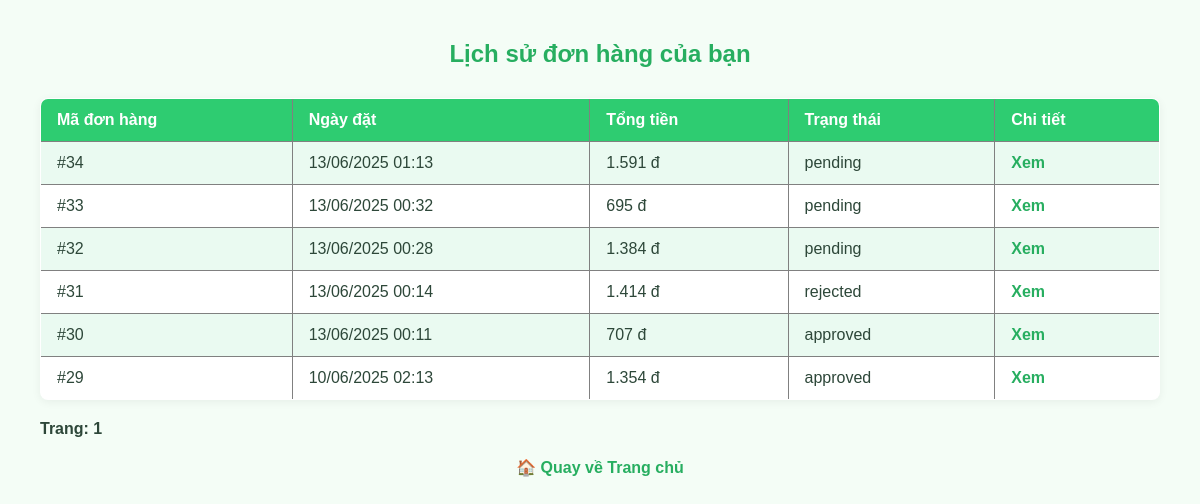
The app's page /cartpage/order_history.php (signed in) with its own data.
### tables this page shows
CREATE TABLE `orders` (
  `order_id` int(11) NOT NULL,
  `cart_id` int(11) NOT NULL,
  `user_id` int(11) NOT NULL,
  `order_date` datetime NOT NULL DEFAULT current_timestamp(),
  `total_price` decimal(10,2) NOT NULL,
  `status` enum('pending','approved','rejected') NOT NULL DEFAULT 'pending'
);

### cartpage/order_history.php (the view, shortened to what this page needs)
<?php
require 'config.php';
$user_id = $_SESSION['user_id'] ?? null;
$page = isset($_GET['page']) ? max(1, (int)$_GET['page']) : 1;
$limit = 10;
$offset = ($page - 1) * $limit;
$count_sql = "SELECT COUNT(*) AS total FROM orders WHERE user_id = ?";
$count_stmt = $conn->prepare($count_sql);
$count_stmt->bind_param("i", $user_id);
$count_stmt->execute();
$count_result = $count_stmt->get_result();
$total_orders = $count_result->fetch_assoc()['total'];
$total_pages = ceil($total_orders / $limit);
$sql = "SELECT * FROM orders WHERE user_id = ? ORDER BY order_date DESC LIMIT ? OFFSET ?";
$stmt = $conn->prepare($sql);
$stmt->bind_param("iii", $user_id, $limit, $offset);
$stmt->execute();
$result = $stmt->get_result();
?>
<!DOCTYPE html>
<html lang="vi">
<head>
    <link rel="stylesheet" href="style3.css">
</head>
<body>
    <h2>Lịch sử đơn hàng của bạn</h2>
    <?php if ($result->num_rows > 0): ?>
        <table border="1" cellpadding="8" cellspacing="0">
            <tr>
                <th>Mã đơn hàng</th>
                <th>Ngày đặt</th>
                <th>Tổng tiền</th>
                <th>Trạng thái</th>
                <th>Chi tiết</th>
            </tr>
            <?php while ($order = $result->fetch_assoc()): ?>
                <tr>
                    <td>#<?= $order['order_id'] ?></td>
                    <td><?= date('d/m/Y H:i', strtotime($order['order_date'])) ?></td>
                    <td><?= number_format($order['total_price'], 0, ',', '.') ?> đ</td>
                    <td><?= htmlspecialchars($order['status']) ?></td>
                    <td><a href="buyerorder_detail.php?id=<?= $order['order_id'] ?>">Xem</a></td>
                </tr>
            <?php endwhile; ?>
        </table>
        <div style="margin-top: 20px;">
            <strong>Trang:</strong>
            <?php for ($i = 1; $i <= $total_pages; $i++): ?>
                <?php if ($i == $page): ?>
                    <strong><?= $i ?></strong>
                <?php else: ?>
                    <a href="?page=<?= $i ?>"><?= $i ?></a>
                <?php endif; ?>
            <?php endfor; ?>
        </div>
    <?php else: ?>
        <p>Không có đơn hàng nào.</p>
    <?php endif; ?>
    <p><a href="../homePage/HomePage.php">🏠 Quay về Trang chủ</a></p>
</body>
</html>

### cartpage/style3.css (style rules this page uses)
* { margin: 0; padding: 0; box-sizing: border-box; }
body { font-family: Arial, sans-serif; background-color: #f4fdf6; padding: 40px; color: #2d4739; }
h2 { text-align: center; margin-bottom: 30px; color: #27ae60; }
table { width: 100%; border-collapse: collapse; background-color: #fff; box-shadow: 0 2px 10px rgba(0,0,0,0.06); border-radius: 8px; overflow: hidden; }
th, td { padding: 12px 16px; text-align: left; }
th { background-color: #2ecc71; color: white; font-weight: bold; }
tr:nth-child(even) { background-color: #eafaf1; }
a { color: #27ae60; text-decoration: none; font-weight: bold; }
p { margin-top: 20px; text-align: center; font-size: 16px; }

### records on screen
orders: order_id "34", order_date "13/06/2025 01:13", total_price "1.591", status "pending"
orders: order_id "33", order_date "13/06/2025 00:32", total_price "695", status "pending"
orders: order_id "32", order_date "13/06/2025 00:28", total_price "1.384", status "pending"
orders: order_id "31", order_date "13/06/2025 00:14", total_price "1.414", status "rejected"
orders: order_id "30", order_date "13/06/2025 00:11", total_price "707", status "approved"
orders: order_id "29", order_date "10/06/2025 02:13", total_price "1.354", status "approved"
